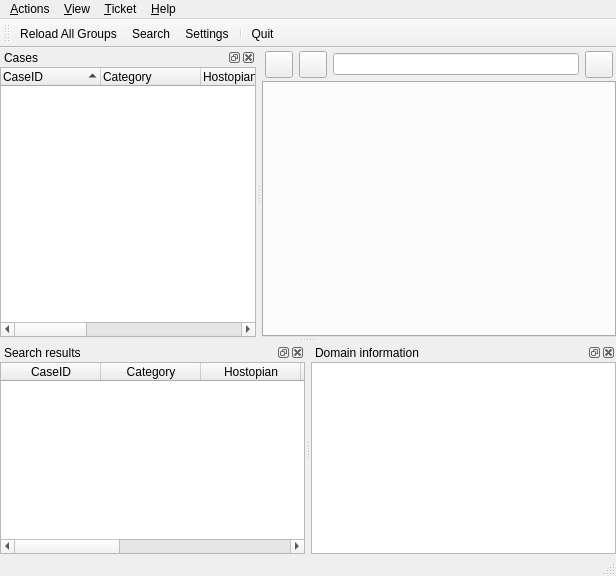
<?xml version="1.0" encoding="UTF-8"?>
<ui version="4.0">
 <class>MainWindowClass</class>
 <widget class="QMainWindow" name="MainWindowClass">
  <property name="geometry">
   <rect>
    <x>0</x>
    <y>0</y>
    <width>616</width>
    <height>576</height>
   </rect>
  </property>
  <property name="contextMenuPolicy">
   <enum>Qt::CustomContextMenu</enum>
  </property>
  <property name="windowTitle">
   <string>PigsON</string>
  </property>
  <property name="windowIcon">
   <iconset resource="Resources.qrc">
    <normaloff>:/res/cash.png</normaloff>:/res/cash.png</iconset>
  </property>
  <property name="dockNestingEnabled">
   <bool>true</bool>
  </property>
  <property name="dockOptions">
   <set>QMainWindow::AllowNestedDocks|QMainWindow::AllowTabbedDocks</set>
  </property>
  <widget class="QWidget" name="centralWidget">
   <layout class="QVBoxLayout" name="verticalLayout_2">
    <property name="spacing">
     <number>0</number>
    </property>
    <property name="margin">
     <number>0</number>
    </property>
    <item>
     <layout class="QHBoxLayout" name="horizontalLayout">
      <property name="margin">
       <number>3</number>
      </property>
      <item>
       <widget class="QToolButton" name="toolButton_NewTicket">
        <property name="cursor">
         <cursorShape>PointingHandCursor</cursorShape>
        </property>
        <property name="iconSize">
         <size>
          <width>20</width>
          <height>20</height>
         </size>
        </property>
       </widget>
      </item>
      <item>
       <widget class="QToolButton" name="toolButton_ReloadTicket">
        <property name="cursor">
         <cursorShape>PointingHandCursor</cursorShape>
        </property>
        <property name="iconSize">
         <size>
          <width>20</width>
          <height>20</height>
         </size>
        </property>
       </widget>
      </item>
      <item>
       <widget class="QLineEdit" name="lineEdit"/>
      </item>
      <item>
       <widget class="QToolButton" name="toolButton_CloseTicket">
        <property name="cursor">
         <cursorShape>PointingHandCursor</cursorShape>
        </property>
        <property name="iconSize">
         <size>
          <width>20</width>
          <height>20</height>
         </size>
        </property>
       </widget>
      </item>
     </layout>
    </item>
    <item>
     <widget class="QTabWidget" name="tabWidget">
      <property name="sizePolicy">
       <sizepolicy hsizetype="Expanding" vsizetype="Expanding">
        <horstretch>1</horstretch>
        <verstretch>0</verstretch>
       </sizepolicy>
      </property>
      <property name="tabsClosable">
       <bool>true</bool>
      </property>
      <property name="movable">
       <bool>true</bool>
      </property>
     </widget>
    </item>
   </layout>
  </widget>
  <widget class="QMenuBar" name="menuBar">
   <property name="geometry">
    <rect>
     <x>0</x>
     <y>0</y>
     <width>616</width>
     <height>24</height>
    </rect>
   </property>
   <widget class="QMenu" name="menuTicket">
    <property name="title">
     <string>&amp;Ticket</string>
    </property>
    <addaction name="actionNewTicket"/>
    <addaction name="separator"/>
    <addaction name="actionReloadTicket"/>
    <addaction name="actionCloseTicket"/>
   </widget>
   <widget class="QMenu" name="menuHelp">
    <property name="title">
     <string>&amp;Help</string>
    </property>
    <addaction name="actionAbout"/>
    <addaction name="actionAboutQt"/>
   </widget>
   <widget class="QMenu" name="menuView">
    <property name="title">
     <string>&amp;View</string>
    </property>
    <widget class="QMenu" name="menuToolBar">
     <property name="title">
      <string>&amp;ToolBar</string>
     </property>
    </widget>
    <addaction name="menuToolBar"/>
   </widget>
   <widget class="QMenu" name="menuAction">
    <property name="title">
     <string>&amp;Actions</string>
    </property>
    <widget class="QMenu" name="menuLanguage">
     <property name="title">
      <string>&amp;Language</string>
     </property>
     <addaction name="actionEnglish"/>
     <addaction name="actionRussian"/>
    </widget>
    <addaction name="actionOpenTicket"/>
    <addaction name="actionSearchTickets"/>
    <addaction name="separator"/>
    <addaction name="menuLanguage"/>
    <addaction name="actionSettings"/>
    <addaction name="separator"/>
    <addaction name="actionQuit"/>
   </widget>
   <addaction name="menuAction"/>
   <addaction name="menuView"/>
   <addaction name="menuTicket"/>
   <addaction name="menuHelp"/>
  </widget>
  <widget class="QToolBar" name="mainToolBar">
   <property name="cursor">
    <cursorShape>PointingHandCursor</cursorShape>
   </property>
   <property name="windowTitle">
    <string>&amp;Actions</string>
   </property>
   <property name="iconSize">
    <size>
     <width>24</width>
     <height>24</height>
    </size>
   </property>
   <attribute name="toolBarArea">
    <enum>TopToolBarArea</enum>
   </attribute>
   <attribute name="toolBarBreak">
    <bool>false</bool>
   </attribute>
   <addaction name="actionReloadAllGroups"/>
   <addaction name="actionSearchTickets"/>
   <addaction name="actionSettings"/>
   <addaction name="separator"/>
   <addaction name="actionQuit"/>
  </widget>
  <widget class="QStatusBar" name="statusBar"/>
  <widget class="QDockWidget" name="dockWidget_Cases">
   <property name="windowTitle">
    <string>Cases</string>
   </property>
   <attribute name="dockWidgetArea">
    <number>1</number>
   </attribute>
   <widget class="QWidget" name="dockWidgetContents">
    <layout class="QVBoxLayout" name="verticalLayout">
     <property name="spacing">
      <number>0</number>
     </property>
     <property name="margin">
      <number>0</number>
     </property>
     <item>
      <widget class="QTreeWidget" name="treeWidget">
       <property name="contextMenuPolicy">
        <enum>Qt::CustomContextMenu</enum>
       </property>
       <property name="uniformRowHeights">
        <bool>true</bool>
       </property>
       <property name="sortingEnabled">
        <bool>true</bool>
       </property>
       <property name="animated">
        <bool>true</bool>
       </property>
       <property name="columnCount">
        <number>8</number>
       </property>
       <column>
        <property name="text">
         <string>CaseID</string>
        </property>
       </column>
       <column>
        <property name="text">
         <string>Category</string>
        </property>
       </column>
       <column>
        <property name="text">
         <string>Hostopian</string>
        </property>
       </column>
       <column>
        <property name="text">
         <string>Name</string>
        </property>
       </column>
       <column>
        <property name="text">
         <string>Domain</string>
        </property>
       </column>
       <column>
        <property name="text">
         <string>Status</string>
        </property>
       </column>
       <column>
        <property name="text">
         <string>Priority</string>
        </property>
       </column>
       <column>
        <property name="text">
         <string>Opened</string>
        </property>
       </column>
      </widget>
     </item>
    </layout>
   </widget>
  </widget>
  <widget class="QDockWidget" name="dockWidget_Search">
   <property name="windowTitle">
    <string>Search results</string>
   </property>
   <attribute name="dockWidgetArea">
    <number>8</number>
   </attribute>
   <widget class="QWidget" name="dockWidgetContents_2">
    <layout class="QVBoxLayout" name="verticalLayout_3">
     <property name="spacing">
      <number>0</number>
     </property>
     <property name="margin">
      <number>0</number>
     </property>
     <item>
      <widget class="QTableWidget" name="tableWidget">
       <property name="contextMenuPolicy">
        <enum>Qt::CustomContextMenu</enum>
       </property>
       <property name="editTriggers">
        <set>QAbstractItemView::NoEditTriggers</set>
       </property>
       <property name="alternatingRowColors">
        <bool>true</bool>
       </property>
       <property name="selectionMode">
        <enum>QAbstractItemView::SingleSelection</enum>
       </property>
       <property name="selectionBehavior">
        <enum>QAbstractItemView::SelectRows</enum>
       </property>
       <property name="horizontalScrollMode">
        <enum>QAbstractItemView::ScrollPerPixel</enum>
       </property>
       <property name="sortingEnabled">
        <bool>true</bool>
       </property>
       <attribute name="horizontalHeaderHighlightSections">
        <bool>false</bool>
       </attribute>
       <attribute name="horizontalHeaderStretchLastSection">
        <bool>false</bool>
       </attribute>
       <attribute name="verticalHeaderVisible">
        <bool>false</bool>
       </attribute>
       <attribute name="verticalHeaderHighlightSections">
        <bool>false</bool>
       </attribute>
       <column>
        <property name="text">
         <string>CaseID</string>
        </property>
       </column>
       <column>
        <property name="text">
         <string>Category</string>
        </property>
       </column>
       <column>
        <property name="text">
         <string>Hostopian</string>
        </property>
       </column>
       <column>
        <property name="text">
         <string>Name</string>
        </property>
       </column>
       <column>
        <property name="text">
         <string>Domain</string>
        </property>
       </column>
       <column>
        <property name="text">
         <string>Status</string>
        </property>
       </column>
       <column>
        <property name="text">
         <string>Priority</string>
        </property>
       </column>
       <column>
        <property name="text">
         <string>Opened</string>
        </property>
       </column>
      </widget>
     </item>
    </layout>
   </widget>
  </widget>
  <widget class="QDockWidget" name="dockWidget_DomainInfo">
   <property name="windowTitle">
    <string>Domain information</string>
   </property>
   <attribute name="dockWidgetArea">
    <number>8</number>
   </attribute>
   <widget class="QWidget" name="dockWidgetContents_8">
    <layout class="QVBoxLayout" name="verticalLayout_4">
     <property name="margin">
      <number>0</number>
     </property>
     <item>
      <widget class="QTextBrowser" name="textBrowser_DomainInfo"/>
     </item>
    </layout>
   </widget>
  </widget>
  <action name="actionNewTicket">
   <property name="icon">
    <iconset resource="Resources.qrc">
     <normaloff>:/res/plus.png</normaloff>:/res/plus.png</iconset>
   </property>
   <property name="text">
    <string>&amp;New</string>
   </property>
   <property name="shortcut">
    <string>Ctrl+N</string>
   </property>
  </action>
  <action name="actionSearchTickets">
   <property name="icon">
    <iconset resource="Resources.qrc">
     <normaloff>:/res/magnifier.png</normaloff>:/res/magnifier.png</iconset>
   </property>
   <property name="text">
    <string>&amp;Search</string>
   </property>
   <property name="shortcut">
    <string>Ctrl+F</string>
   </property>
  </action>
  <action name="actionCloseTicket">
   <property name="enabled">
    <bool>false</bool>
   </property>
   <property name="icon">
    <iconset resource="Resources.qrc">
     <normaloff>:/res/cancel.png</normaloff>:/res/cancel.png</iconset>
   </property>
   <property name="text">
    <string>&amp;Close</string>
   </property>
   <property name="shortcut">
    <string>Ctrl+W</string>
   </property>
  </action>
  <action name="actionReloadTicket">
   <property name="enabled">
    <bool>false</bool>
   </property>
   <property name="icon">
    <iconset resource="Resources.qrc">
     <normaloff>:/res/redo.png</normaloff>:/res/redo.png</iconset>
   </property>
   <property name="text">
    <string>&amp;Reload</string>
   </property>
   <property name="shortcut">
    <string>Ctrl+R</string>
   </property>
  </action>
  <action name="actionAbout">
   <property name="icon">
    <iconset resource="Resources.qrc">
     <normaloff>:/res/info.png</normaloff>:/res/info.png</iconset>
   </property>
   <property name="text">
    <string>&amp;About</string>
   </property>
   <property name="shortcut">
    <string>F1</string>
   </property>
   <property name="menuRole">
    <enum>QAction::AboutRole</enum>
   </property>
  </action>
  <action name="actionQuit">
   <property name="icon">
    <iconset resource="Resources.qrc">
     <normaloff>:/res/shotdown.png</normaloff>:/res/shotdown.png</iconset>
   </property>
   <property name="text">
    <string>&amp;Quit</string>
   </property>
   <property name="shortcut">
    <string>Ctrl+Q</string>
   </property>
   <property name="menuRole">
    <enum>QAction::QuitRole</enum>
   </property>
  </action>
  <action name="actionAboutQt">
   <property name="icon">
    <iconset resource="Resources.qrc">
     <normaloff>:/res/questionmark.png</normaloff>:/res/questionmark.png</iconset>
   </property>
   <property name="text">
    <string>About&amp;Qt</string>
   </property>
   <property name="menuRole">
    <enum>QAction::AboutQtRole</enum>
   </property>
  </action>
  <action name="actionReloadAllGroups">
   <property name="icon">
    <iconset resource="Resources.qrc">
     <normaloff>:/res/redo.png</normaloff>:/res/redo.png</iconset>
   </property>
   <property name="text">
    <string>Reload All &amp;Groups</string>
   </property>
  </action>
  <action name="actionSettings">
   <property name="icon">
    <iconset resource="Resources.qrc">
     <normaloff>:/res/tools.png</normaloff>:/res/tools.png</iconset>
   </property>
   <property name="text">
    <string>S&amp;ettings</string>
   </property>
   <property name="shortcut">
    <string>Ctrl+P</string>
   </property>
  </action>
  <action name="actionEnglish">
   <property name="checkable">
    <bool>true</bool>
   </property>
   <property name="checked">
    <bool>true</bool>
   </property>
   <property name="enabled">
    <bool>false</bool>
   </property>
   <property name="text">
    <string>&amp;English</string>
   </property>
  </action>
  <action name="actionRussian">
   <property name="checkable">
    <bool>true</bool>
   </property>
   <property name="text">
    <string>&amp;Russian</string>
   </property>
  </action>
  <action name="actionOpenTicket">
   <property name="text">
    <string>&amp;Open</string>
   </property>
   <property name="shortcut">
    <string>Ctrl+O</string>
   </property>
  </action>
 </widget>
 <layoutdefault spacing="6" margin="11"/>
 <resources>
  <include location="Resources.qrc"/>
 </resources>
 <connections>
  <connection>
   <sender>actionOpenTicket</sender>
   <signal>triggered()</signal>
   <receiver>lineEdit</receiver>
   <slot>setFocus()</slot>
   <hints>
    <hint type="sourcelabel">
     <x>-1</x>
     <y>-1</y>
    </hint>
    <hint type="destinationlabel">
     <x>127</x>
     <y>97</y>
    </hint>
   </hints>
  </connection>
 </connections>
</ui>
